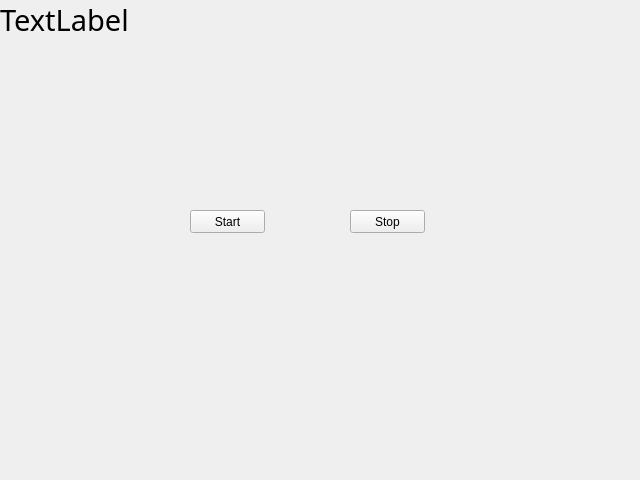
<?xml version="1.0" encoding="UTF-8"?>
<ui version="4.0">
 <class>Form</class>
 <widget class="QWidget" name="Form">
  <property name="geometry">
   <rect>
    <x>0</x>
    <y>0</y>
    <width>640</width>
    <height>480</height>
   </rect>
  </property>
  <property name="windowTitle">
   <string>Form</string>
  </property>
  <widget class="QPushButton" name="btn1">
   <property name="geometry">
    <rect>
     <x>190</x>
     <y>210</y>
     <width>75</width>
     <height>23</height>
    </rect>
   </property>
   <property name="text">
    <string>Start</string>
   </property>
  </widget>
  <widget class="QPushButton" name="btn2">
   <property name="geometry">
    <rect>
     <x>350</x>
     <y>210</y>
     <width>75</width>
     <height>23</height>
    </rect>
   </property>
   <property name="text">
    <string>Stop</string>
   </property>
  </widget>
  <widget class="QLabel" name="label1">
   <property name="font">
    <font>
     <family>맑은 고딕</family>
     <pointsize>22</pointsize>
    </font>
   </property>
   <property name="text">
    <string>TextLabel</string>
   </property>
  </widget>
 </widget>
 <resources/>
 <connections/>
</ui>
